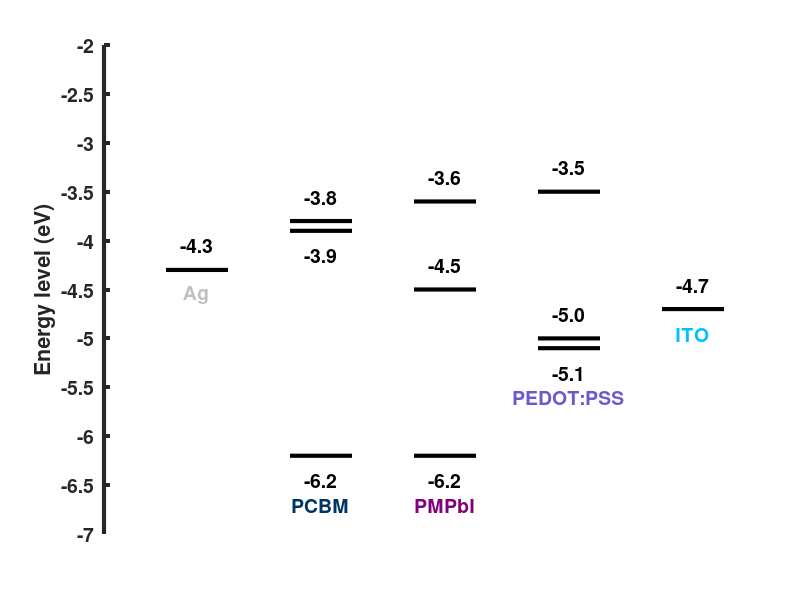

Write the MATLAB code that produced this figure.
clc; clear all; close all;

fig = figure('color', 'white', 'position', [40 300 600 400]);
hold on;
xlim([0 5]);
ylim([-7 -2]);
set(gca, 'ydir', 'normal');
set(gca, 'ytick', -7:0.5:-2);
ylabelString = get(gca, 'yticklabel');

set(gca, 'linewidth', 3);
set(gca, 'yticklabel', ylabelString);
ylabel('Energy level (eV)');
set(gca, 'xtick', []);
set(gca, 'xcolor', [1 1 1]);
set(gca, 'fontweight', 'bold');
set(gca, 'fontsize', 14);

% - - - - - - - - - -

itransition = 0;

ag_ef = -4.3;
plot([itransition + 0.5 itransition + 1], ...
    [ag_ef ag_ef], ...
    'k', ...
    'Linewidth', 3);
text(itransition + 0.75, ...
    ag_ef + 0.25, ...
    num2str(ag_ef, '%.1f'), ...
    'horizontalalignment', 'center', ...
    'fontsize', 14, ...
    'fontweight', 'bold');
text(itransition + 0.75, ...
    ag_ef - 0.25, ...
    'Ag', ...
    'horizontalalignment', 'center', ...
    'fontsize', 14, ...
    'fontweight', 'bold', ...
    'Color', [192, 192, 192] / 255);

% - - - - - - - - - -

itransition = 1;

pcbm_ea = -3.8;
plot([itransition + 0.5 itransition + 1], ...
    [pcbm_ea pcbm_ea], ...
    'k', ...
    'Linewidth', 3);
text(itransition + 0.75, ...
    pcbm_ea + 0.25, ...
    num2str(pcbm_ea, '%.1f'), ...
    'horizontalalignment', 'center', ...
    'fontsize', 14, ...
    'fontweight', 'bold');

pcbm_ie = -6.2;
plot([itransition + 0.5 itransition + 1], ...
    [pcbm_ie pcbm_ie], ...
    'k', ...
    'Linewidth', 3);
text(itransition + 0.75, ...
    pcbm_ie - 0.25, ...
    num2str(pcbm_ie, '%.1f'), ...
    'horizontalalignment', 'center', ...
    'fontsize', 14, ...
    'fontweight', 'bold');
text(itransition + 0.75, ...
    pcbm_ie - 0.5, ...
    'PCBM', ...
    'horizontalalignment', 'center', ...
    'fontsize', 14, ...
    'fontweight', 'bold', ...
    'Color', [0 51 102] / 255);

pcbm_ef = -3.9;
plot([itransition + 0.5 itransition + 1], ...
    [pcbm_ef pcbm_ef], ...
    'k', ...
    'Linewidth', 3);
text(itransition + 0.75, ...
    pcbm_ef - 0.25, ...
    num2str(pcbm_ef, '%.1f'), ...
    'horizontalalignment', 'center', ...
    'fontsize', 14, ...
    'fontweight', 'bold');

% - - - - - - - - - -

itransition = 2; % PMPbI

rp_ea = -3.6;
plot([itransition + 0.5 itransition + 1], ...
    [rp_ea rp_ea], ...
    'k', ...
    'Linewidth', 3);
text(itransition + 0.75, ...
    rp_ea + 0.25, ...
    num2str(rp_ea, '%.1f'), ...
    'horizontalalignment', 'center', ...
    'fontsize', 14, ...
    'fontweight', 'bold');

rp_ie = -6.2;
plot([itransition + 0.5 itransition + 1], ...
    [rp_ie rp_ie], ...
    'k', ...
    'Linewidth', 3);
text(itransition + 0.75, ...
    rp_ie - 0.25, ...
    num2str(rp_ie, '%.1f'), ...
    'horizontalalignment', 'center', ...
    'fontsize', 14, ...
    'fontweight', 'bold');
text(itransition + 0.75, ...
    rp_ie - 0.5, ...
    'PMPbI', ...
    'horizontalalignment', 'center', ...
    'fontsize', 14, ...
    'fontweight', 'bold', ...
    'Color', [128 0 128] / 255);

rp_ef = -4.5;
plot([itransition + 0.5 itransition + 1], ...
    [rp_ef rp_ef], ...
    'k', ...
    'Linewidth', 3);
text(itransition + 0.75, ...
    rp_ef + 0.25, ...
    num2str(rp_ef, '%.1f'), ...
    'horizontalalignment', 'center', ...
    'fontsize', 14, ...
    'fontweight', 'bold');

% - - - - - - - - - -

itransition = 3; % PEDOT:PSS

pedot_ea = -3.5;
plot([itransition + 0.5 itransition + 1], ...
    [pedot_ea pedot_ea], ...
    'k', ...
    'Linewidth', 3);
text(itransition + 0.75, ...
    pedot_ea + 0.25, ...
    num2str(pedot_ea, '%.1f'), ...
    'horizontalalignment', 'center', ...
    'fontsize', 14, ...
    'fontweight', 'bold');

pedot_ie = -5.1; % - - - - - - - - - - PEDOT:PSS IE
plot([itransition + 0.5 itransition + 1], ...
    [pedot_ie pedot_ie], ...
    'k', ...
    'Linewidth', 3);
text(itransition + 0.75, ...
    pedot_ie - 0.25, ...
    num2str(pedot_ie, '%.1f'), ...
    'horizontalalignment', 'center', ...
    'fontsize', 14, ...
    'fontweight', 'bold');
text(itransition + 0.75, ...
    pedot_ie - 0.5, ...
    'PEDOT:PSS', ...
    'horizontalalignment', 'center', ...
    'fontsize', 14, ...
    'fontweight', 'bold', ...
    'Color', [106 90 205] / 255);

pedot_ef = -5.0; % - - - - - - - - - - PEDOT:PSS EF
plot([itransition + 0.5 itransition + 1], ...
    [pedot_ef pedot_ef], ...
    'k', ...
    'Linewidth', 3);
text(itransition + 0.75, ...
    pedot_ef + 0.25, ...
    num2str(pedot_ef, '%.1f'), ...
    'horizontalalignment', 'center', ...
    'fontsize', 14, ...
    'fontweight', 'bold');

% - - - - - - - - - -

itransition = 4;

ito_ef = -4.7;
plot([itransition + 0.5 itransition + 1], ...
    [ito_ef ito_ef], ...
    'k', ...
    'Linewidth', 3);
text(itransition + 0.75, ...
    ito_ef + 0.25, ...
    num2str(ito_ef, '%.1f'), ...
    'horizontalalignment', 'center', ...
    'fontsize', 14, ...
    'fontweight', 'bold');
text(itransition + 0.75, ...
    ito_ef - 0.25, 'ITO', ...
    'horizontalalignment', 'center', ...
    'fontsize', 14, ...
    'fontweight', 'bold', ...
    'Color', [0 191 255] / 255);

hold off;
% set(findall(fig, '-property', 'FontName'), 'FontName', 'Arial');